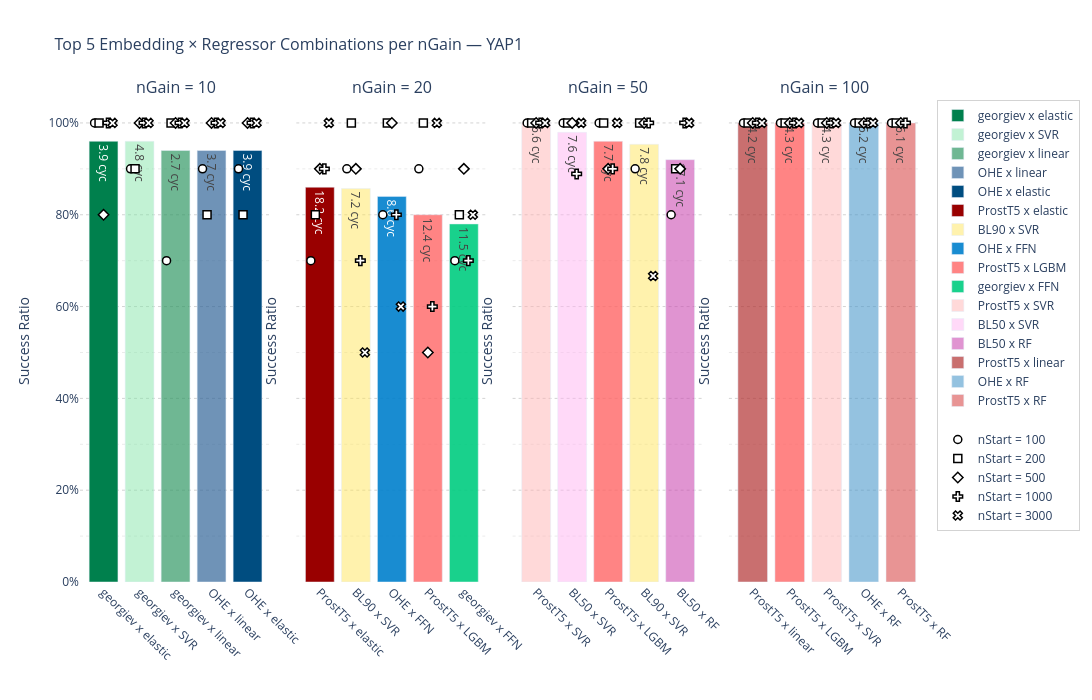

Notebook code cell kept with this figure:
### Code cell
from plotly.subplots import make_subplots
import plotly.graph_objects as go
import pandas as pd
import os

# ============================================================================
# CONFIG
# ============================================================================
N_TOP_COMBOS  = 5
SPREAD_WIDTH  = 0.5
BAR_WIDTH     = 0.8
SCATTER_SIZE  = 8
PLOT_HEIGHT   = 700
PLOT_WIDTH    = 1500
TARGET_DS     = 'YAP1'

n_gains  = sorted(runs_df['n_Gain'].dropna().unique())
n_starts = sorted(runs_df['n_Start'].dropna().unique())
symbol_map = {ns: i for i, ns in enumerate(n_starts)}   # n_Start → marker symbol

# ============================================================================
# FILTER TO YAP1
# ============================================================================
yap1_df = runs_df[runs_df['dataset'] == TARGET_DS].copy()

finished_df = yap1_df[yap1_df['status'] == 'finished'].copy()
success_df  = finished_df[finished_df['result'] == 'success'].copy()

finished_df['combo'] = finished_df['embedding'] + ' x ' + finished_df['model']
success_df['combo']  = success_df['embedding']  + ' x ' + success_df['model']

# ============================================================================
# AGGREGATIONS
# ============================================================================
# Global per-(n_Gain, combo) — drives bar heights
global_finished = finished_df.groupby(['n_Gain', 'combo']).size().rename('n_finished')
global_success  = success_df.groupby(['n_Gain', 'combo']).size().rename('n_success')
global_duration = success_df.groupby(['n_Gain', 'combo'])['last_cycle'].mean().rename('avg_duration')

global_summary = (
    pd.concat([global_finished, global_success, global_duration], axis=1)
    .fillna({'n_success': 0, 'avg_duration': 0})
    .assign(success_ratio=lambda df: df['n_success'] / df['n_finished'])
    .reset_index()
)

# Per-(n_Gain, combo, n_Start) — drives scatter points
ns_finished = finished_df.groupby(['n_Gain', 'combo', 'n_Start']).size().rename('n_finished')
ns_success  = success_df.groupby(['n_Gain', 'combo', 'n_Start']).size().rename('n_success')

ns_summary = (
    pd.concat([ns_finished, ns_success], axis=1)
    .fillna({'n_success': 0})
    .assign(success_ratio=lambda df: df['n_success'] / df['n_finished'])
    .reset_index()
)

# ============================================================================
# BUILD SUBPLOTS
# ============================================================================
fig = make_subplots(
    rows=1,
    cols=len(n_gains),
    shared_yaxes=True,
    subplot_titles=[f"nGain = {ng}" for ng in n_gains],
    horizontal_spacing=0.03,
)

legend_combos_added  = set()
legend_starts_added  = set()

# ============================================================================
# FILL SUBPLOTS
# ============================================================================
for col_idx, n_gain in enumerate(n_gains, start=1):

    # Top-N combos for this n_Gain
    top_combos = (
        global_summary[global_summary['n_Gain'] == n_gain]
        .sort_values(['success_ratio', 'avg_duration'], ascending=[False, True])
        .nlargest(N_TOP_COMBOS, 'success_ratio')
        .reset_index(drop=True)
    )
    combo_x = {combo: pos for pos, combo in enumerate(top_combos['combo'])}

    # -- Bars -----------------------------------------------------------------
    for _, row in top_combos.iterrows():
        combo    = row['combo']
        sr       = row['success_ratio']
        duration = row['avg_duration']
        x_pos    = combo_x[combo]

        marker_col = combination_colors.get(combo, 'rgba(128,128,128,0.8)')

        fig.add_trace(
            go.Bar(
                x=[x_pos],
                y=[sr],
                name=combo,
                marker_color=marker_col,
                text=[f"{duration:.1f} cyc"],
                textposition='auto',
                width=[BAR_WIDTH],
                legendgroup='combos',
                showlegend=(combo not in legend_combos_added),
            ),
            row=1, col=col_idx,
        )
        legend_combos_added.add(combo)

    # -- Scatter: per-nStart success ratio ------------------------------------
    gain_ns = ns_summary[ns_summary['n_Gain'] == n_gain]

    n_ns = len(n_starts)
    offsets = {
        ns: -SPREAD_WIDTH / 2 + (SPREAD_WIDTH / (n_ns - 1)) * i if n_ns > 1 else 0
        for i, ns in enumerate(n_starts)
    }

    for _, row in top_combos.iterrows():
        combo = row['combo']
        x_pos = combo_x[combo]
        combo_ns = gain_ns[gain_ns['combo'] == combo]

        for n_start in n_starts:
            ns_row = combo_ns[combo_ns['n_Start'] == n_start]
            if ns_row.empty:
                continue

            sr_ns = ns_row['success_ratio'].values[0]

            fig.add_trace(
                go.Scatter(
                    x=[x_pos + offsets[n_start]],
                    y=[sr_ns],
                    mode='markers',
                    name=f"nStart = {int(n_start)}",
                    marker=dict(
                        color='white',
                        symbol=symbol_map[n_start],
                        size=SCATTER_SIZE,
                        line=dict(color='black', width=1.5),
                    ),
                    legendgroup='nstarts',
                    showlegend=(n_start not in legend_starts_added),
                ),
                row=1, col=col_idx,
            )
            legend_starts_added.add(n_start)

    # -- X-axis tick labels ---------------------------------------------------
    axis_key = 'xaxis' if col_idx == 1 else f'xaxis{col_idx}'
    fig.layout[axis_key].update(
        tickmode='array',
        tickvals=list(range(N_TOP_COMBOS)),
        ticktext=[c.replace('_', ' ') for c in top_combos['combo']],
        tickangle=45,
        title_text='',
    )

# ============================================================================
# GLOBAL LAYOUT
# ============================================================================
fig.update_layout(
    title=dict(
        text=f"Top {N_TOP_COMBOS} Embedding × Regressor Combinations per nGain — {TARGET_DS}",
        font=dict(size=16),
    ),
    barmode='group',
    height=PLOT_HEIGHT,
    width=PLOT_WIDTH,
    plot_bgcolor='white',
    showlegend=True,
    legend=dict(
        tracegroupgap=20,
        bordercolor='lightgrey',
        borderwidth=1,
    ),
)

fig.update_yaxes(
    range=[0, 1.05],
    title_text="Success Ratio",
    tickformat=".0%",
    showgrid=True,
    gridcolor='lightgrey',
    griddash='dot',
    dtick=0.2,
    minor=dict(showgrid=True, gridcolor='#ebebeb', griddash='dot', dtick=0.1),
)

# ============================================================================
# EXPORT
# ============================================================================
fig.show()

outpath_dir = os.path.join(os.path.dirname(os.path.abspath('__file__' if '__file__' in locals() else '.')), "plots")
os.makedirs(outpath_dir, exist_ok=True)
fig.write_image(os.path.join(outpath_dir, "top_combinations_nGain_YAP1.jpg"))

### Figure 1 — Plotly figure (JSON) as saved in the notebook; plotly's stock layout.template omitted (floating-point values rounded to 4 significant figures)
{"data": [{"legendgroup": "combos", "marker": {"color": "rgba(  0, 128,  77, 1)"}, "name": "georgiev x elastic", "showlegend": true, "text": ["3.9 cyc"], "textposition": "auto", "type": "bar", "width": [0.8], "x": [0], "xaxis": "x", "y": [0.96], "yaxis": "y"}, {"legendgroup": "combos", "marker": {"color": "rgba(133, 230, 169, 0.5)"}, "name": "georgiev x SVR", "showlegend": true, "text": ["4.8 cyc"], "textposition": "auto", "type": "bar", "width": [0.8], "x": [1], "xaxis": "x", "y": [0.96], "yaxis": "y"}, {"legendgroup": "combos", "marker": {"color": "rgba( 51, 153, 102, 0.7)"}, "name": "georgiev x linear", "showlegend": true, "text": ["2.7 cyc"], "textposition": "auto", "type": "bar", "width": [0.8], "x": [2], "xaxis": "x", "y": [0.94], "yaxis": "y"}, {"legendgroup": "combos", "marker": {"color": "rgba( 51, 102, 153, 0.7)"}, "name": "OHE x linear", "showlegend": true, "text": ["3.7 cyc"], "textposition": "auto", "type": "bar", "width": [0.8], "x": [3], "xaxis": "x", "y": [0.94], "yaxis": "y"}, {"legendgroup": "combos", "marker": {"color": "rgba(  0,  77, 128, 1)"}, "name": "OHE x elastic", "showlegend": true, "text": ["3.9 cyc"], "textposition": "auto", "type": "bar", "width": [0.8], "x": [4], "xaxis": "x", "y": [0.94], "yaxis": "y"}, {"legendgroup": "nstarts", "marker": {"color": "white", "line": {"color": "black", "width": 1.5}, "size": 8, "symbol": 0}, "mode": "markers", "name": "nStart = 100", "showlegend": true, "type": "scatter", "x": [-0.25], "xaxis": "x", "y": [1], "yaxis": "y"}, {"legendgroup": "nstarts", "marker": {"color": "white", "line": {"color": "black", "width": 1.5}, "size": 8, "symbol": 1}, "mode": "markers", "name": "nStart = 200", "showlegend": true, "type": "scatter", "x": [-0.125], "xaxis": "x", "y": [1], "yaxis": "y"}, {"legendgroup": "nstarts", "marker": {"color": "white", "line": {"color": "black", "width": 1.5}, "size": 8, "symbol": 2}, "mode": "markers", "name": "nStart = 500", "showlegend": true, "type": "scatter", "x": [0], "xaxis": "x", "y": [0.8], "yaxis": "y"}, {"legendgroup": "nstarts", "marker": {"color": "white", "line": {"color": "black", "width": 1.5}, "size": 8, "symbol": 3}, "mode": "markers", "name": "nStart = 1000", "showlegend": true, "type": "scatter", "x": [0.125], "xaxis": "x", "y": [1], "yaxis": "y"}, {"legendgroup": "nstarts", "marker": {"color": "white", "line": {"color": "black", "width": 1.5}, "size": 8, "symbol": 4}, "mode": "markers", "name": "nStart = 3000", "showlegend": true, "type": "scatter", "x": [0.25], "xaxis": "x", "y": [1], "yaxis": "y"}, {"legendgroup": "nstarts", "marker": {"color": "white", "line": {"color": "black", "width": 1.5}, "size": 8, "symbol": 0}, "mode": "markers", "name": "nStart = 100", "showlegend": false, "type": "scatter", "x": [0.75], "xaxis": "x", "y": [0.9], "yaxis": "y"}, {"legendgroup": "nstarts", "marker": {"color": "white", "line": {"color": "black", "width": 1.5}, "size": 8, "symbol": 1}, "mode": "markers", "name": "nStart = 200", "showlegend": false, "type": "scatter", "x": [0.875], "xaxis": "x", "y": [0.9], "yaxis": "y"}, {"legendgroup": "nstarts", "marker": {"color": "white", "line": {"color": "black", "width": 1.5}, "size": 8, "symbol": 2}, "mode": "markers", "name": "nStart = 500", "showlegend": false, "type": "scatter", "x": [1], "xaxis": "x", "y": [1], "yaxis": "y"}, {"legendgroup": "nstarts", "marker": {"color": "white", "line": {"color": "black", "width": 1.5}, "size": 8, "symbol": 3}, "mode": "markers", "name": "nStart = 1000", "showlegend": false, "type": "scatter", "x": [1.125], "xaxis": "x", "y": [1], "yaxis": "y"}, {"legendgroup": "nstarts", "marker": {"color": "white", "line": {"color": "black", "width": 1.5}, "size": 8, "symbol": 4}, "mode": "markers", "name": "nStart = 3000", "showlegend": false, "type": "scatter", "x": [1.25], "xaxis": "x", "y": [1], "yaxis": "y"}, {"legendgroup": "nstarts", "marker": {"color": "white", "line": {"color": "black", "width": 1.5}, "size": 8, "symbol": 0}, "mode": "markers", "name": "nStart = 100", "showlegend": false, "type": "scatter", "x": [1.75], "xaxis": "x", "y": [0.7], "yaxis": "y"}, {"legendgroup": "nstarts", "marker": {"color": "white", "line": {"color": "black", "width": 1.5}, "size": 8, "symbol": 1}, "mode": "markers", "name": "nStart = 200", "showlegend": false, "type": "scatter", "x": [1.875], "xaxis": "x", "y": [1], "yaxis": "y"}, {"legendgroup": "nstarts", "marker": {"color": "white", "line": {"color": "black", "width": 1.5}, "size": 8, "symbol": 2}, "mode": "markers", "name": "nStart = 500", "showlegend": false, "type": "scatter", "x": [2], "xaxis": "x", "y": [1], "yaxis": "y"}, {"legendgroup": "nstarts", "marker": {"color": "white", "line": {"color": "black", "width": 1.5}, "size": 8, "symbol": 3}, "mode": "markers", "name": "nStart = 1000", "showlegend": false, "type": "scatter", "x": [2.125], "xaxis": "x", "y": [1], "yaxis": "y"}, {"legendgroup": "nstarts", "marker": {"color": "white", "line": {"color": "black", "width": 1.5}, "size": 8, "symbol": 4}, "mode": "markers", "name": "nStart = 3000", "showlegend": false, "type": "scatter", "x": [2.25], "xaxis": "x", "y": [1], "yaxis": "y"}, {"legendgroup": "nstarts", "marker": {"color": "white", "line": {"color": "black", "width": 1.5}, "size": 8, "symbol": 0}, "mode": "markers", "name": "nStart = 100", "showlegend": false, "type": "scatter", "x": [2.75], "xaxis": "x", "y": [0.9], "yaxis": "y"}, {"legendgroup": "nstarts", "marker": {"color": "white", "line": {"color": "black", "width": 1.5}, "size": 8, "symbol": 1}, "mode": "markers", "name": "nStart = 200", "showlegend": false, "type": "scatter", "x": [2.875], "xaxis": "x", "y": [0.8], "yaxis": "y"}, {"legendgroup": "nstarts", "marker": {"color": "white", "line": {"color": "black", "width": 1.5}, "size": 8, "symbol": 2}, "mode": "markers", "name": "nStart = 500", "showlegend": false, "type": "scatter", "x": [3], "xaxis": "x", "y": [1], "yaxis": "y"}, {"legendgroup": "nstarts", "marker": {"color": "white", "line": {"color": "black", "width": 1.5}, "size": 8, "symbol": 3}, "mode": "markers", "name": "nStart = 1000", "showlegend": false, "type": "scatter", "x": [3.125], "xaxis": "x", "y": [1], "yaxis": "y"}, {"legendgroup": "nstarts", "marker": {"color": "white", "line": {"color": "black", "width": 1.5}, "size": 8, "symbol": 4}, "mode": "markers", "name": "nStart = 3000", "showlegend": false, "type": "scatter", "x": [3.25], "xaxis": "x", "y": [1], "yaxis": "y"}, {"legendgroup": "nstarts", "marker": {"color": "white", "line": {"color": "black", "width": 1.5}, "size": 8, "symbol": 0}, "mode": "markers", "name": "nStart = 100", "showlegend": false, "type": "scatter", "x": [3.75], "xaxis": "x", "y": [0.9], "yaxis": "y"}, {"legendgroup": "nstarts", "marker": {"color": "white", "line": {"color": "black", "width": 1.5}, "size": 8, "symbol": 1}, "mode": "markers", "name": "nStart = 200", "showlegend": false, "type": "scatter", "x": [3.875], "xaxis": "x", "y": [0.8], "yaxis": "y"}, {"legendgroup": "nstarts", "marker": {"color": "white", "line": {"color": "black", "width": 1.5}, "size": 8, "symbol": 2}, "mode": "markers", "name": "nStart = 500", "showlegend": false, "type": "scatter", "x": [4], "xaxis": "x", "y": [1], "yaxis": "y"}, {"legendgroup": "nstarts", "marker": {"color": "white", "line": {"color": "black", "width": 1.5}, "size": 8, "symbol": 3}, "mode": "markers", "name": "nStart = 1000", "showlegend": false, "type": "scatter", "x": [4.125], "xaxis": "x", "y": [1], "yaxis": "y"}, {"legendgroup": "nstarts", "marker": {"color": "white", "line": {"color": "black", "width": 1.5}, "size": 8, "symbol": 4}, "mode": "markers", "name": "nStart = 3000", "showlegend": false, "type": "scatter", "x": [4.25], "xaxis": "x", "y": [1], "yaxis": "y"}, {"legendgroup": "combos", "marker": {"color": "rgba(153,   0,   0, 1)"}, "name": "ProstT5 x elastic", "showlegend": true, "text": ["18.2 cyc"], "textposition": "auto", "type": "bar", "width": [0.8], "x": [0], "xaxis": "x2", "y": [0.86], "yaxis": "y2"}, {"legendgroup": "combos", "marker": {"color": "rgba(255, 230, 93, 0.5)"}, "name": "BL90 x SVR", "showlegend": true, "text": ["7.2 cyc"], "textposition": "auto", "type": "bar", "width": [0.8], "x": [1], "xaxis": "x2", "y": [0.8571], "yaxis": "y2"}, {"legendgroup": "combos", "marker": {"color": "rgba(  0, 128, 204, 0.9)"}, "name": "OHE x FFN", "showlegend": true, "text": ["8.6 cyc"], "textposition": "auto", "type": "bar", "width": [0.8], "x": [2], "xaxis": "x2", "y": [0.84], "yaxis": "y2"}, {"legendgroup": "combos", "marker": {"color": "rgba(255, 102, 102, 0.8)"}, "name": "ProstT5 x LGBM", "showlegend": true, "text": ["12.4 cyc"], "textposition": "auto", "type": "bar", "width": [0.8], "x": [3], "xaxis": "x2", "y": [0.8], "yaxis": "y2"}, {"legendgroup": "combos", "marker": {"color": "rgba(  0, 204, 128, 0.9)"}, "name": "georgiev x FFN", "showlegend": true, "text": ["11.5 cyc"], "textposition": "auto", "type": "bar", "width": [0.8], "x": [4], "xaxis": "x2", "y": [0.78], "yaxis": "y2"}, {"legendgroup": "nstarts", "marker": {"color": "white", "line": {"color": "black", "width": 1.5}, "size": 8, "symbol": 0}, "mode": "markers", "name": "nStart = 100", "showlegend": false, "type": "scatter", "x": [-0.25], "xaxis": "x2", "y": [0.7], "yaxis": "y2"}, {"legendgroup": "nstarts", "marker": {"color": "white", "line": {"color": "black", "width": 1.5}, "size": 8, "symbol": 1}, "mode": "markers", "name": "nStart = 200", "showlegend": false, "type": "scatter", "x": [-0.125], "xaxis": "x2", "y": [0.8], "yaxis": "y2"}, {"legendgroup": "nstarts", "marker": {"color": "white", "line": {"color": "black", "width": 1.5}, "size": 8, "symbol": 2}, "mode": "markers", "name": "nStart = 500", "showlegend": false, "type": "scatter", "x": [0], "xaxis": "x2", "y": [0.9], "yaxis": "y2"}, {"legendgroup": "nstarts", "marker": {"color": "white", "line": {"color": "black", "width": 1.5}, "size": 8, "symbol": 3}, "mode": "markers", "name": "nStart = 1000", "showlegend": false, "type": "scatter", "x": [0.125], "xaxis": "x2", "y": [0.9], "yaxis": "y2"}, {"legendgroup": "nstarts", "marker": {"color": "white", "line": {"color": "black", "width": 1.5}, "size": 8, "symbol": 4}, "mode": "markers", "name": "nStart = 3000", "showlegend": false, "type": "scatter", "x": [0.25], "xaxis": "x2", "y": [1], "yaxis": "y2"}, {"legendgroup": "nstarts", "marker": {"color": "white", "line": {"color": "black", "width": 1.5}, "size": 8, "symbol": 0}, "mode": "markers", "name": "nStart = 100", "showlegend": false, "type": "scatter", "x": [0.75], "xaxis": "x2", "y": [0.9], "yaxis": "y2"}, {"legendgroup": "nstarts", "marker": {"color": "white", "line": {"color": "black", "width": 1.5}, "size": 8, "symbol": 1}, "mode": "markers", "name": "nStart = 200", "showlegend": false, "type": "scatter", "x": [0.875], "xaxis": "x2", "y": [1], "yaxis": "y2"}, {"legendgroup": "nstarts", "marker": {"color": "white", "line": {"color": "black", "width": 1.5}, "size": 8, "symbol": 2}, "mode": "markers", "name": "nStart = 500", "showlegend": false, "type": "scatter", "x": [1], "xaxis": "x2", "y": [0.9], "yaxis": "y2"}, {"legendgroup": "nstarts", "marker": {"color": "white", "line": {"color": "black", "width": 1.5}, "size": 8, "symbol": 3}, "mode": "markers", "name": "nStart = 1000", "showlegend": false, "type": "scatter", "x": [1.125], "xaxis": "x2", "y": [0.7], "yaxis": "y2"}, {"legendgroup": "nstarts", "marker": {"color": "white", "line": {"color": "black", "width": 1.5}, "size": 8, "symbol": 4}, "mode": "markers", "name": "nStart = 3000", "showlegend": false, "type": "scatter", "x": [1.25], "xaxis": "x2", "y": [0.5], "yaxis": "y2"}, {"legendgroup": "nstarts", "marker": {"color": "white", "line": {"color": "black", "width": 1.5}, "size": 8, "symbol": 0}, "mode": "markers", "name": "nStart = 100", "showlegend": false, "type": "scatter", "x": [1.75], "xaxis": "x2", "y": [0.8], "yaxis": "y2"}, {"legendgroup": "nstarts", "marker": {"color": "white", "line": {"color": "black", "width": 1.5}, "size": 8, "symbol": 1}, "mode": "markers", "name": "nStart = 200", "showlegend": false, "type": "scatter", "x": [1.875], "xaxis": "x2", "y": [1], "yaxis": "y2"}, {"legendgroup": "nstarts", "marker": {"color": "white", "line": {"color": "black", "width": 1.5}, "size": 8, "symbol": 2}, "mode": "markers", "name": "nStart = 500", "showlegend": false, "type": "scatter", "x": [2], "xaxis": "x2", "y": [1], "yaxis": "y2"}, {"legendgroup": "nstarts", "marker": {"color": "white", "line": {"color": "black", "width": 1.5}, "size": 8, "symbol": 3}, "mode": "markers", "name": "nStart = 1000", "showlegend": false, "type": "scatter", "x": [2.125], "xaxis": "x2", "y": [0.8], "yaxis": "y2"}, {"legendgroup": "nstarts", "marker": {"color": "white", "line": {"color": "black", "width": 1.5}, "size": 8, "symbol": 4}, "mode": "markers", "name": "nStart = 3000", "showlegend": false, "type": "scatter", "x": [2.25], "xaxis": "x2", "y": [0.6], "yaxis": "y2"}, {"legendgroup": "nstarts", "marker": {"color": "white", "line": {"color": "black", "width": 1.5}, "size": 8, "symbol": 0}, "mode": "markers", "name": "nStart = 100", "showlegend": false, "type": "scatter", "x": [2.75], "xaxis": "x2", "y": [0.9], "yaxis": "y2"}, {"legendgroup": "nstarts", "marker": {"color": "white", "line": {"color": "black", "width": 1.5}, "size": 8, "symbol": 1}, "mode": "markers", "name": "nStart = 200", "showlegend": false, "type": "scatter", "x": [2.875], "xaxis": "x2", "y": [1], "yaxis": "y2"}, {"legendgroup": "nstarts", "marker": {"color": "white", "line": {"color": "black", "width": 1.5}, "size": 8, "symbol": 2}, "mode": "markers", "name": "nStart = 500", "showlegend": false, "type": "scatter", "x": [3], "xaxis": "x2", "y": [0.5], "yaxis": "y2"}, {"legendgroup": "nstarts", "marker": {"color": "white", "line": {"color": "black", "width": 1.5}, "size": 8, "symbol": 3}, "mode": "markers", "name": "nStart = 1000", "showlegend": false, "type": "scatter", "x": [3.125], "xaxis": "x2", "y": [0.6], "yaxis": "y2"}, {"legendgroup": "nstarts", "marker": {"color": "white", "line": {"color": "black", "width": 1.5}, "size": 8, "symbol": 4}, "mode": "markers", "name": "nStart = 3000", "showlegend": false, "type": "scatter", "x": [3.25], "xaxis": "x2", "y": [1], "yaxis": "y2"}, {"legendgroup": "nstarts", "marker": {"color": "white", "line": {"color": "black", "width": 1.5}, "size": 8, "symbol": 0}, "mode": "markers", "name": "nStart = 100", "showlegend": false, "type": "scatter", "x": [3.75], "xaxis": "x2", "y": [0.7], "yaxis": "y2"}, {"legendgroup": "nstarts", "marker": {"color": "white", "line": {"color": "black", "width": 1.5}, "size": 8, "symbol": 1}, "mode": "markers", "name": "nStart = 200", "showlegend": false, "type": "scatter", "x": [3.875], "xaxis": "x2", "y": [0.8], "yaxis": "y2"}, {"legendgroup": "nstarts", "marker": {"color": "white", "line": {"color": "black", "width": 1.5}, "size": 8, "symbol": 2}, "mode": "markers", "name": "nStart = 500", "showlegend": false, "type": "scatter", "x": [4], "xaxis": "x2", "y": [0.9], "yaxis": "y2"}, {"legendgroup": "nstarts", "marker": {"color": "white", "line": {"color": "black", "width": 1.5}, "size": 8, "symbol": 3}, "mode": "markers", "name": "nStart = 1000", "showlegend": false, "type": "scatter", "x": [4.125], "xaxis": "x2", "y": [0.7], "yaxis": "y2"}, {"legendgroup": "nstarts", "marker": {"color": "white", "line": {"color": "black", "width": 1.5}, "size": 8, "symbol": 4}, "mode": "markers", "name": "nStart = 3000", "showlegend": false, "type": "scatter", "x": [4.25], "xaxis": "x2", "y": [0.8], "yaxis": "y2"}, {"legendgroup": "combos", "marker": {"color": "rgba(255, 179, 179, 0.5)"}, "name": "ProstT5 x SVR", "showlegend": true, "text": ["6.6 cyc"], "textposition": "auto", "type": "bar", "width": [0.8], "x": [0], "xaxis": "x3", "y": [1], "yaxis": "y3"}, {"legendgroup": "combos", "marker": {"color": "rgba(255, 179, 242, 0.5)"}, "name": "BL50 x SVR", "showlegend": true, "text": ["7.6 cyc"], "textposition": "auto", "type": "bar", "width": [0.8], "x": [1], "xaxis": "x3", "y": [0.9796], "yaxis": "y3"}, {"legendgroup": "combos", "marker": {"color": "rgba(255, 102, 102, 0.8)"}, "name": "ProstT5 x LGBM", "showlegend": false, "text": ["7.7 cyc"], "textposition": "auto", "type": "bar", "width": [0.8], "x": [2], "xaxis": "x3", "y": [0.96], "yaxis": "y3"}, {"legendgroup": "combos", "marker": {"color": "rgba(255, 230, 93, 0.5)"}, "name": "BL90 x SVR", "showlegend": false, "text": ["7.8 cyc"], "textposition": "auto", "type": "bar", "width": [0.8], "x": [3], "xaxis": "x3", "y": [0.9535], "yaxis": "y3"}, {"legendgroup": "combos", "marker": {"color": "rgba(204,  77, 179, 0.6)"}, "name": "BL50 x RF", "showlegend": true, "text": ["17.1 cyc"], "textposition": "auto", "type": "bar", "width": [0.8], "x": [4], "xaxis": "x3", "y": [0.92], "yaxis": "y3"}, {"legendgroup": "nstarts", "marker": {"color": "white", "line": {"color": "black", "width": 1.5}, "size": 8, "symbol": 0}, "mode": "markers", "name": "nStart = 100", "showlegend": false, "type": "scatter", "x": [-0.25], "xaxis": "x3", "y": [1], "yaxis": "y3"}, {"legendgroup": "nstarts", "marker": {"color": "white", "line": {"color": "black", "width": 1.5}, "size": 8, "symbol": 1}, "mode": "markers", "name": "nStart = 200", "showlegend": false, "type": "scatter", "x": [-0.125], "xaxis": "x3", "y": [1], "yaxis": "y3"}, {"legendgroup": "nstarts", "marker": {"color": "white", "line": {"color": "black", "width": 1.5}, "size": 8, "symbol": 2}, "mode": "markers", "name": "nStart = 500", "showlegend": false, "type": "scatter", "x": [0], "xaxis": "x3", "y": [1], "yaxis": "y3"}, {"legendgroup": "nstarts", "marker": {"color": "white", "line": {"color": "black", "width": 1.5}, "size": 8, "symbol": 3}, "mode": "markers", "name": "nStart = 1000", "showlegend": false, "type": "scatter", "x": [0.125], "xaxis": "x3", "y": [1], "yaxis": "y3"}, {"legendgroup": "nstarts", "marker": {"color": "white", "line": {"color": "black", "width": 1.5}, "size": 8, "symbol": 4}, "mode": "markers", "name": "nStart = 3000", "showlegend": false, "type": "scatter", "x": [0.25], "xaxis": "x3", "y": [1], "yaxis": "y3"}, {"legendgroup": "nstarts", "marker": {"color": "white", "line": {"color": "black", "width": 1.5}, "size": 8, "symbol": 0}, "mode": "markers", "name": "nStart = 100", "showlegend": false, "type": "scatter", "x": [0.75], "xaxis": "x3", "y": [1], "yaxis": "y3"}, {"legendgroup": "nstarts", "marker": {"color": "white", "line": {"color": "black", "width": 1.5}, "size": 8, "symbol": 1}, "mode": "markers", "name": "nStart = 200", "showlegend": false, "type": "scatter", "x": [0.875], "xaxis": "x3", "y": [1], "yaxis": "y3"}, {"legendgroup": "nstarts", "marker": {"color": "white", "line": {"color": "black", "width": 1.5}, "size": 8, "symbol": 2}, "mode": "markers", "name": "nStart = 500", "showlegend": false, "type": "scatter", "x": [1], "xaxis": "x3", "y": [1], "yaxis": "y3"}, {"legendgroup": "nstarts", "marker": {"color": "white", "line": {"color": "black", "width": 1.5}, "size": 8, "symbol": 3}, "mode": "markers", "name": "nStart = 1000", "showlegend": false, "type": "scatter", "x": [1.125], "xaxis": "x3", "y": [0.8889], "yaxis": "y3"}, {"legendgroup": "nstarts", "marker": {"color": "white", "line": {"color": "black", "width": 1.5}, "size": 8, "symbol": 4}, "mode": "markers", "name": "nStart = 3000", "showlegend": false, "type": "scatter", "x": [1.25], "xaxis": "x3", "y": [1], "yaxis": "y3"}, {"legendgroup": "nstarts", "marker": {"color": "white", "line": {"color": "black", "width": 1.5}, "size": 8, "symbol": 0}, "mode": "markers", "name": "nStart = 100", "showlegend": false, "type": "scatter", "x": [1.75], "xaxis": "x3", "y": [1], "yaxis": "y3"}, {"legendgroup": "nstarts", "marker": {"color": "white", "line": {"color": "black", "width": 1.5}, "size": 8, "symbol": 1}, "mode": "markers", "name": "nStart = 200", "showlegend": false, "type": "scatter", "x": [1.875], "xaxis": "x3", "y": [1], "yaxis": "y3"}, {"legendgroup": "nstarts", "marker": {"color": "white", "line": {"color": "black", "width": 1.5}, "size": 8, "symbol": 2}, "mode": "markers", "name": "nStart = 500", "showlegend": false, "type": "scatter", "x": [2], "xaxis": "x3", "y": [0.9], "yaxis": "y3"}, {"legendgroup": "nstarts", "marker": {"color": "white", "line": {"color": "black", "width": 1.5}, "size": 8, "symbol": 3}, "mode": "markers", "name": "nStart = 1000", "showlegend": false, "type": "scatter", "x": [2.125], "xaxis": "x3", "y": [0.9], "yaxis": "y3"}, {"legendgroup": "nstarts", "marker": {"color": "white", "line": {"color": "black", "width": 1.5}, "size": 8, "symbol": 4}, "mode": "markers", "name": "nStart = 3000", "showlegend": false, "type": "scatter", "x": [2.25], "xaxis": "x3", "y": [1], "yaxis": "y3"}, {"legendgroup": "nstarts", "marker": {"color": "white", "line": {"color": "black", "width": 1.5}, "size": 8, "symbol": 0}, "mode": "markers", "name": "nStart = 100", "showlegend": false, "type": "scatter", "x": [2.75], "xaxis": "x3", "y": [0.9], "yaxis": "y3"}, {"legendgroup": "nstarts", "marker": {"color": "white", "line": {"color": "black", "width": 1.5}, "size": 8, "symbol": 1}, "mode": "markers", "name": "nStart = 200", "showlegend": false, "type": "scatter", "x": [2.875], "xaxis": "x3", "y": [1], "yaxis": "y3"}, {"legendgroup": "nstarts", "marker": {"color": "white", "line": {"color": "black", "width": 1.5}, "size": 8, "symbol": 2}, "mode": "markers", "name": "nStart = 500", "showlegend": false, "type": "scatter", "x": [3], "xaxis": "x3", "y": [1], "yaxis": "y3"}, {"legendgroup": "nstarts", "marker": {"color": "white", "line": {"color": "black", "width": 1.5}, "size": 8, "symbol": 3}, "mode": "markers", "name": "nStart = 1000", "showlegend": false, "type": "scatter", "x": [3.125], "xaxis": "x3", "y": [1], "yaxis": "y3"}, {"legendgroup": "nstarts", "marker": {"color": "white", "line": {"color": "black", "width": 1.5}, "size": 8, "symbol": 4}, "mode": "markers", "name": "nStart = 3000", "showlegend": false, "type": "scatter", "x": [3.25], "xaxis": "x3", "y": [0.6667], "yaxis": "y3"}, {"legendgroup": "nstarts", "marker": {"color": "white", "line": {"color": "black", "width": 1.5}, "size": 8, "symbol": 0}, "mode": "markers", "name": "nStart = 100", "showlegend": false, "type": "scatter", "x": [3.75], "xaxis": "x3", "y": [0.8], "yaxis": "y3"}, {"legendgroup": "nstarts", "marker": {"color": "white", "line": {"color": "black", "width": 1.5}, "size": 8, "symbol": 1}, "mode": "markers", "name": "nStart = 200", "showlegend": false, "type": "scatter", "x": [3.875], "xaxis": "x3", "y": [0.9], "yaxis": "y3"}, {"legendgroup": "nstarts", "marker": {"color": "white", "line": {"color": "black", "width": 1.5}, "size": 8, "symbol": 2}, "mode": "markers", "name": "nStart = 500", "showlegend": false, "type": "scatter", "x": [4], "xaxis": "x3", "y": [0.9], "yaxis": "y3"}, {"legendgroup": "nstarts", "marker": {"color": "white", "line": {"color": "black", "width": 1.5}, "size": 8, "symbol": 3}, "mode": "markers", "name": "nStart = 1000", "showlegend": false, "type": "scatter", "x": [4.125], "xaxis": "x3", "y": [1], "yaxis": "y3"}, {"legendgroup": "nstarts", "marker": {"color": "white", "line": {"color": "black", "width": 1.5}, "size": 8, "symbol": 4}, "mode": "markers", "name": "nStart = 3000", "showlegend": false, "type": "scatter", "x": [4.25], "xaxis": "x3", "y": [1], "yaxis": "y3"}, {"legendgroup": "combos", "marker": {"color": "rgba(179,  51,  51, 0.7)"}, "name": "ProstT5 x linear", "showlegend": true, "text": ["4.2 cyc"], "textposition": "auto", "type": "bar", "width": [0.8], "x": [0], "xaxis": "x4", "y": [1], "yaxis": "y4"}, {"legendgroup": "combos", "marker": {"color": "rgba(255, 102, 102, 0.8)"}, "name": "ProstT5 x LGBM", "showlegend": false, "text": ["4.3 cyc"], "textposition": "auto", "type": "bar", "width": [0.8], "x": [1], "xaxis": "x4", "y": [1], "yaxis": "y4"}, {"legendgroup": "combos", "marker": {"color": "rgba(255, 179, 179, 0.5)"}, "name": "ProstT5 x SVR", "showlegend": false, "text": ["4.3 cyc"], "textposition": "auto", "type": "bar", "width": [0.8], "x": [2], "xaxis": "x4", "y": [1], "yaxis": "y4"}, {"legendgroup": "combos", "marker": {"color": "rgba( 77, 153, 204, 0.6)"}, "name": "OHE x RF", "showlegend": true, "text": ["5.2 cyc"], "textposition": "auto", "type": "bar", "width": [0.8], "x": [3], "xaxis": "x4", "y": [1], "yaxis": "y4"}, {"legendgroup": "combos", "marker": {"color": "rgba(217,  77,  77, 0.6)"}, "name": "ProstT5 x RF", "showlegend": true, "text": ["6.1 cyc"], "textposition": "auto", "type": "bar", "width": [0.8], "x": [4], "xaxis": "x4", "y": [1], "yaxis": "y4"}, {"legendgroup": "nstarts", "marker": {"color": "white", "line": {"color": "black", "width": 1.5}, "size": 8, "symbol": 0}, "mode": "markers", "name": "nStart = 100", "showlegend": false, "type": "scatter", "x": [-0.25], "xaxis": "x4", "y": [1], "yaxis": "y4"}, {"legendgroup": "nstarts", "marker": {"color": "white", "line": {"color": "black", "width": 1.5}, "size": 8, "symbol": 1}, "mode": "markers", "name": "nStart = 200", "showlegend": false, "type": "scatter", "x": [-0.125], "xaxis": "x4", "y": [1], "yaxis": "y4"}, {"legendgroup": "nstarts", "marker": {"color": "white", "line": {"color": "black", "width": 1.5}, "size": 8, "symbol": 2}, "mode": "markers", "name": "nStart = 500", "showlegend": false, "type": "scatter", "x": [0], "xaxis": "x4", "y": [1], "yaxis": "y4"}, {"legendgroup": "nstarts", "marker": {"color": "white", "line": {"color": "black", "width": 1.5}, "size": 8, "symbol": 3}, "mode": "markers", "name": "nStart = 1000", "showlegend": false, "type": "scatter", "x": [0.125], "xaxis": "x4", "y": [1], "yaxis": "y4"}, {"legendgroup": "nstarts", "marker": {"color": "white", "line": {"color": "black", "width": 1.5}, "size": 8, "symbol": 4}, "mode": "markers", "name": "nStart = 3000", "showlegend": false, "type": "scatter", "x": [0.25], "xaxis": "x4", "y": [1], "yaxis": "y4"}, {"legendgroup": "nstarts", "marker": {"color": "white", "line": {"color": "black", "width": 1.5}, "size": 8, "symbol": 0}, "mode": "markers", "name": "nStart = 100", "showlegend": false, "type": "scatter", "x": [0.75], "xaxis": "x4", "y": [1], "yaxis": "y4"}, {"legendgroup": "nstarts", "marker": {"color": "white", "line": {"color": "black", "width": 1.5}, "size": 8, "symbol": 1}, "mode": "markers", "name": "nStart = 200", "showlegend": false, "type": "scatter", "x": [0.875], "xaxis": "x4", "y": [1], "yaxis": "y4"}, {"legendgroup": "nstarts", "marker": {"color": "white", "line": {"color": "black", "width": 1.5}, "size": 8, "symbol": 2}, "mode": "markers", "name": "nStart = 500", "showlegend": false, "type": "scatter", "x": [1], "xaxis": "x4", "y": [1], "yaxis": "y4"}, {"legendgroup": "nstarts", "marker": {"color": "white", "line": {"color": "black", "width": 1.5}, "size": 8, "symbol": 3}, "mode": "markers", "name": "nStart = 1000", "showlegend": false, "type": "scatter", "x": [1.125], "xaxis": "x4", "y": [1], "yaxis": "y4"}, {"legendgroup": "nstarts", "marker": {"color": "white", "line": {"color": "black", "width": 1.5}, "size": 8, "symbol": 4}, "mode": "markers", "name": "nStart = 3000", "showlegend": false, "type": "scatter", "x": [1.25], "xaxis": "x4", "y": [1], "yaxis": "y4"}, {"legendgroup": "nstarts", "marker": {"color": "white", "line": {"color": "black", "width": 1.5}, "size": 8, "symbol": 0}, "mode": "markers", "name": "nStart = 100", "showlegend": false, "type": "scatter", "x": [1.75], "xaxis": "x4", "y": [1], "yaxis": "y4"}, {"legendgroup": "nstarts", "marker": {"color": "white", "line": {"color": "black", "width": 1.5}, "size": 8, "symbol": 1}, "mode": "markers", "name": "nStart = 200", "showlegend": false, "type": "scatter", "x": [1.875], "xaxis": "x4", "y": [1], "yaxis": "y4"}, {"legendgroup": "nstarts", "marker": {"color": "white", "line": {"color": "black", "width": 1.5}, "size": 8, "symbol": 2}, "mode": "markers", "name": "nStart = 500", "showlegend": false, "type": "scatter", "x": [2], "xaxis": "x4", "y": [1], "yaxis": "y4"}, {"legendgroup": "nstarts", "marker": {"color": "white", "line": {"color": "black", "width": 1.5}, "size": 8, "symbol": 3}, "mode": "markers", "name": "nStart = 1000", "showlegend": false, "type": "scatter", "x": [2.125], "xaxis": "x4", "y": [1], "yaxis": "y4"}, {"legendgroup": "nstarts", "marker": {"color": "white", "line": {"color": "black", "width": 1.5}, "size": 8, "symbol": 4}, "mode": "markers", "name": "nStart = 3000", "showlegend": false, "type": "scatter", "x": [2.25], "xaxis": "x4", "y": [1], "yaxis": "y4"}, {"legendgroup": "nstarts", "marker": {"color": "white", "line": {"color": "black", "width": 1.5}, "size": 8, "symbol": 0}, "mode": "markers", "name": "nStart = 100", "showlegend": false, "type": "scatter", "x": [2.75], "xaxis": "x4", "y": [1], "yaxis": "y4"}, {"legendgroup": "nstarts", "marker": {"color": "white", "line": {"color": "black", "width": 1.5}, "size": 8, "symbol": 1}, "mode": "markers", "name": "nStart = 200", "showlegend": false, "type": "scatter", "x": [2.875], "xaxis": "x4", "y": [1], "yaxis": "y4"}, {"legendgroup": "nstarts", "marker": {"color": "white", "line": {"color": "black", "width": 1.5}, "size": 8, "symbol": 2}, "mode": "markers", "name": "nStart = 500", "showlegend": false, "type": "scatter", "x": [3], "xaxis": "x4", "y": [1], "yaxis": "y4"}, {"legendgroup": "nstarts", "marker": {"color": "white", "line": {"color": "black", "width": 1.5}, "size": 8, "symbol": 3}, "mode": "markers", "name": "nStart = 1000", "showlegend": false, "type": "scatter", "x": [3.125], "xaxis": "x4", "y": [1], "yaxis": "y4"}, {"legendgroup": "nstarts", "marker": {"color": "white", "line": {"color": "black", "width": 1.5}, "size": 8, "symbol": 4}, "mode": "markers", "name": "nStart = 3000", "showlegend": false, "type": "scatter", "x": [3.25], "xaxis": "x4", "y": [1], "yaxis": "y4"}, {"legendgroup": "nstarts", "marker": {"color": "white", "line": {"color": "black", "width": 1.5}, "size": 8, "symbol": 0}, "mode": "markers", "name": "nStart = 100", "showlegend": false, "type": "scatter", "x": [3.75], "xaxis": "x4", "y": [1], "yaxis": "y4"}, {"legendgroup": "nstarts", "marker": {"color": "white", "line": {"color": "black", "width": 1.5}, "size": 8, "symbol": 1}, "mode": "markers", "name": "nStart = 200", "showlegend": false, "type": "scatter", "x": [3.875], "xaxis": "x4", "y": [1], "yaxis": "y4"}, {"legendgroup": "nstarts", "marker": {"color": "white", "line": {"color": "black", "width": 1.5}, "size": 8, "symbol": 2}, "mode": "markers", "name": "nStart = 500", "showlegend": false, "type": "scatter", "x": [4], "xaxis": "x4", "y": [1], "yaxis": "y4"}, {"legendgroup": "nstarts", "marker": {"color": "white", "line": {"color": "black", "width": 1.5}, "size": 8, "symbol": 3}, "mode": "markers", "name": "nStart = 1000", "showlegend": false, "type": "scatter", "x": [4.125], "xaxis": "x4", "y": [1], "yaxis": "y4"}], "layout": {"annotations": [{"font": {"size": 16}, "showarrow": false, "text": "nGain = 10", "x": 0.1138, "xanchor": "center", "xref": "paper", "y": 1, "yanchor": "bottom", "yref": "paper"}, {"font": {"size": 16}, "showarrow": false, "text": "nGain = 20", "x": 0.3712, "xanchor": "center", "xref": "paper", "y": 1, "yanchor": "bottom", "yref": "paper"}, {"font": {"size": 16}, "showarrow": false, "text": "nGain = 50", "x": 0.6288, "xanchor": "center", "xref": "paper", "y": 1, "yanchor": "bottom", "yref": "paper"}, {"font": {"size": 16}, "showarrow": false, "text": "nGain = 100", "x": 0.8862, "xanchor": "center", "xref": "paper", "y": 1, "yanchor": "bottom", "yref": "paper"}], "barmode": "group", "height": 700, "legend": {"bordercolor": "lightgrey", "borderwidth": 1, "tracegroupgap": 20}, "plot_bgcolor": "white", "showlegend": true, "title": {"font": {"size": 16}, "text": "Top 5 Embedding × Regressor Combinations per nGain — YAP1"}, "width": 1500, "xaxis": {"anchor": "y", "domain": [0, 0.2275], "tickangle": 45, "tickmode": "array", "ticktext": ["georgiev x elastic", "georgiev x SVR", "georgiev x linear", "OHE x linear", "OHE x elastic"], "tickvals": [0, 1, 2, 3, 4], "title": {"text": ""}}, "xaxis2": {"anchor": "y2", "domain": [0.2575, 0.485], "tickangle": 45, "tickmode": "array", "ticktext": ["ProstT5 x elastic", "BL90 x SVR", "OHE x FFN", "ProstT5 x LGBM", "georgiev x FFN"], "tickvals": [0, 1, 2, 3, 4], "title": {"text": ""}}, "xaxis3": {"anchor": "y3", "domain": [0.515, 0.7425], "tickangle": 45, "tickmode": "array", "ticktext": ["ProstT5 x SVR", "BL50 x SVR", "ProstT5 x LGBM", "BL90 x SVR", "BL50 x RF"], "tickvals": [0, 1, 2, 3, 4], "title": {"text": ""}}, "xaxis4": {"anchor": "y4", "domain": [0.7725, 1], "tickangle": 45, "tickmode": "array", "ticktext": ["ProstT5 x linear", "ProstT5 x LGBM", "ProstT5 x SVR", "OHE x RF", "ProstT5 x RF"], "tickvals": [0, 1, 2, 3, 4], "title": {"text": ""}}, "yaxis": {"anchor": "x", "domain": [0, 1], "dtick": 0.2, "gridcolor": "lightgrey", "griddash": "dot", "minor": {"dtick": 0.1, "gridcolor": "#ebebeb", "griddash": "dot", "showgrid": true}, "range": [0, 1.05], "showgrid": true, "tickformat": ".0%", "title": {"text": "Success Ratio"}}, "yaxis2": {"anchor": "x2", "domain": [0, 1], "dtick": 0.2, "gridcolor": "lightgrey", "griddash": "dot", "matches": "y", "minor": {"dtick": 0.1, "gridcolor": "#ebebeb", "griddash": "dot", "showgrid": true}, "range": [0, 1.05], "showgrid": true, "showticklabels": false, "tickformat": ".0%", "title": {"text": "Success Ratio"}}, "yaxis3": {"anchor": "x3", "domain": [0, 1], "dtick": 0.2, "gridcolor": "lightgrey", "griddash": "dot", "matches": "y", "minor": {"dtick": 0.1, "gridcolor": "#ebebeb", "griddash": "dot", "showgrid": true}, "range": [0, 1.05], "showgrid": true, "showticklabels": false, "tickformat": ".0%", "title": {"text": "Success Ratio"}}, "yaxis4": {"anchor": "x4", "domain": [0, 1], "dtick": 0.2, "gridcolor": "lightgrey", "griddash": "dot", "matches": "y", "minor": {"dtick": 0.1, "gridcolor": "#ebebeb", "griddash": "dot", "showgrid": true}, "range": [0, 1.05], "showgrid": true, "showticklabels": false, "tickformat": ".0%", "title": {"text": "Success Ratio"}}}}
